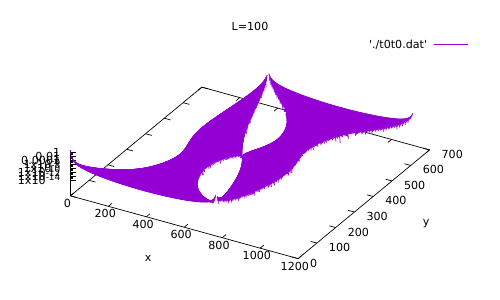

The gnuplot source for this figure:
set xlabel 'x'
set ylabel 'y'

set title 'L=100'

# splot './t0t0.dat'

set terminal pdf
set output "plot3d.pdf"

# set contour
set zrange [1.0e-14:10.0]
set view 20,30
# set isosamples 20, 20

# set hidden3d
# set dgrid3d 100,100 qnorm 1
# set pm3d interpolate 0,0
# set dgrid3d 200,200

# set logscale x
# set logscale y
set logscale z

splot './t0t0.dat' with lines
# splot './t0t0.dat' with impulses

# show contour

